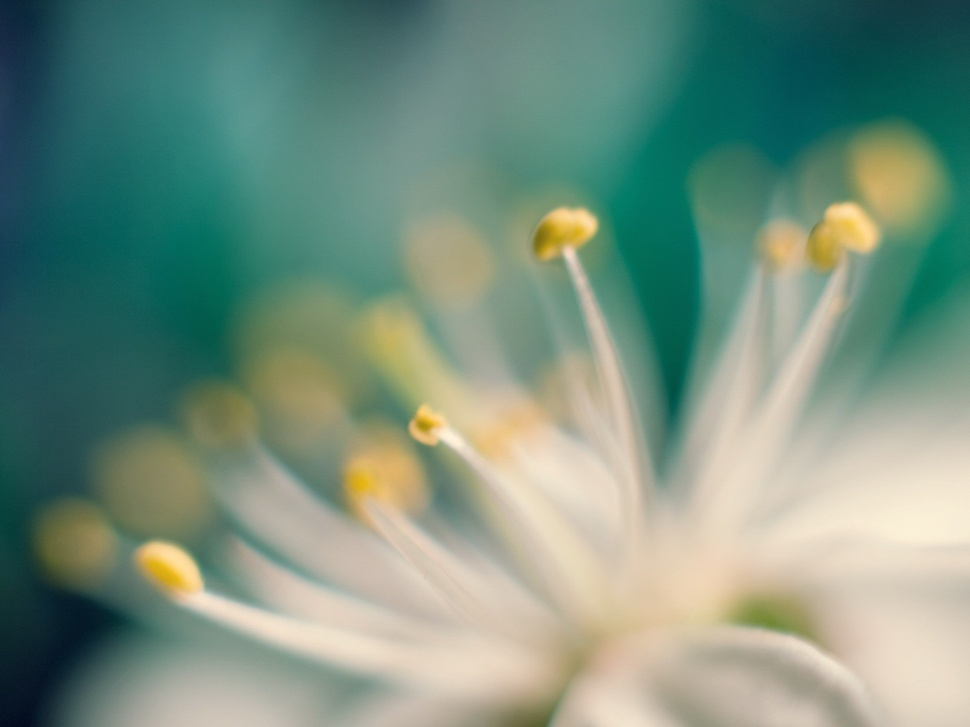
#> input picture Assignment2/input/blur.jpg, 970 x 727 px, shrunk from 1600 x 1200 before the run, found by its file name
$ jupyter execute q2.ipynb   (older library calls are emulated)
#> lines starting #> are read from the running program, lines starting #| are printed output that depends on the picture
[cell 1]
import cv2
import matplotlib.pyplot as plt
import numpy as np

laplacian = np.array([[1,1,1],[0,0,0],[-1,-1,-1]])
blur = cv2.imread('blur.jpg',0)
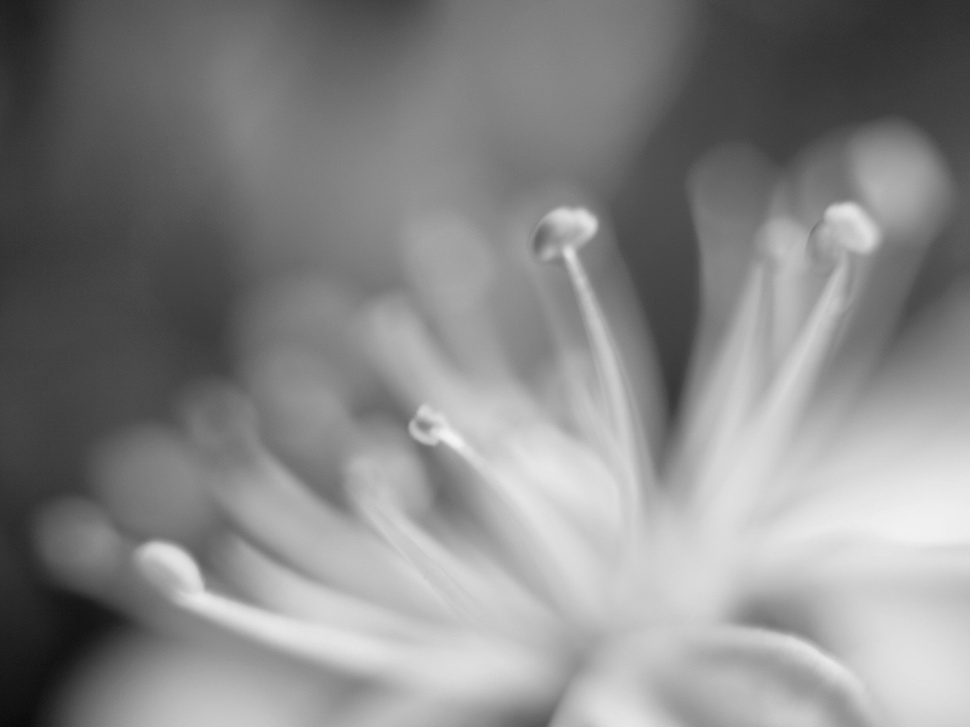
#> blur: shape (727, 970); min 10, max 244, mean 134.9
blur_l = cv2.filter2D(blur,cv2.CV_8U,laplacian)
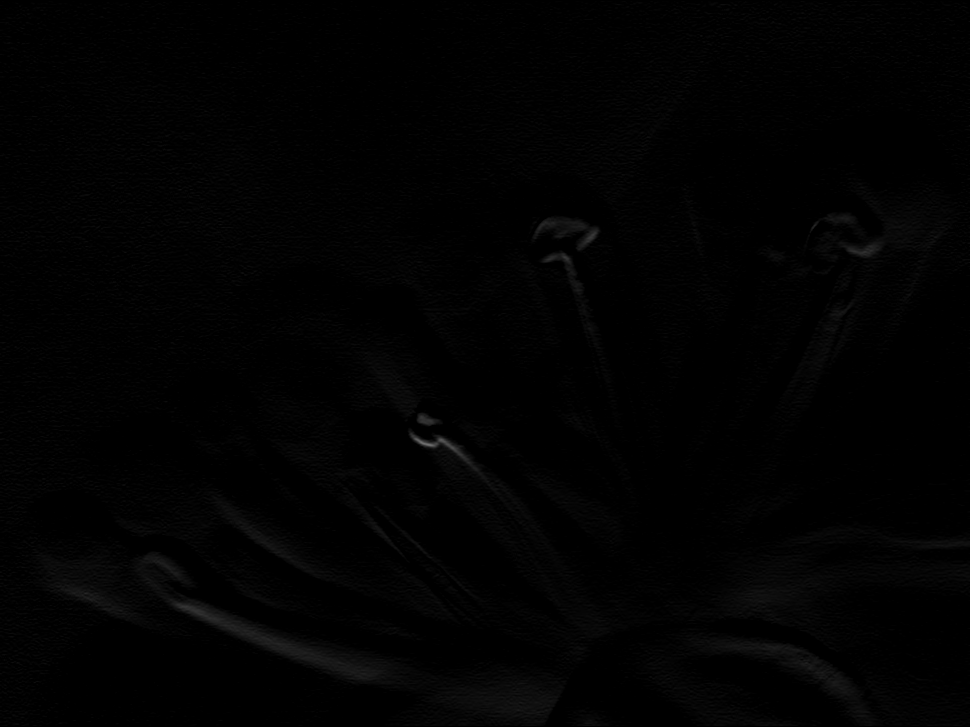
#> blur_l: shape (727, 970); min 0, max 112, mean 1.8
output = blur - blur_l

gauss = cv2.GaussianBlur(blur, (7,7), 0)
unsharp_image = cv2.addWeighted(blur, 2, gauss, -1, 0)

plt.figure(figsize=(20,20))
plt.subplot(1,2,1)
plt.imshow(blur_l,'gray')
plt.subplot(1,2,2)
plt.imshow(unsharp_image,'gray')
plt.show()
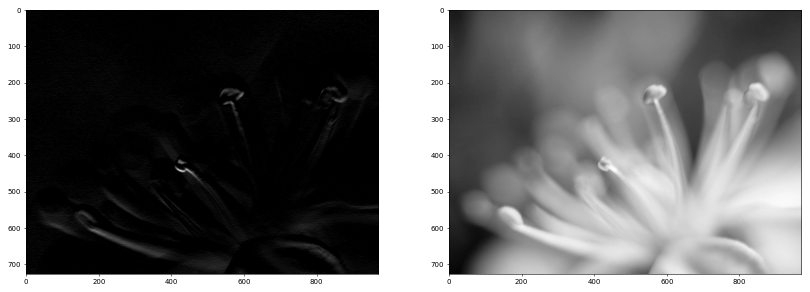
#> figure drawn by matplotlib, 2 panels
